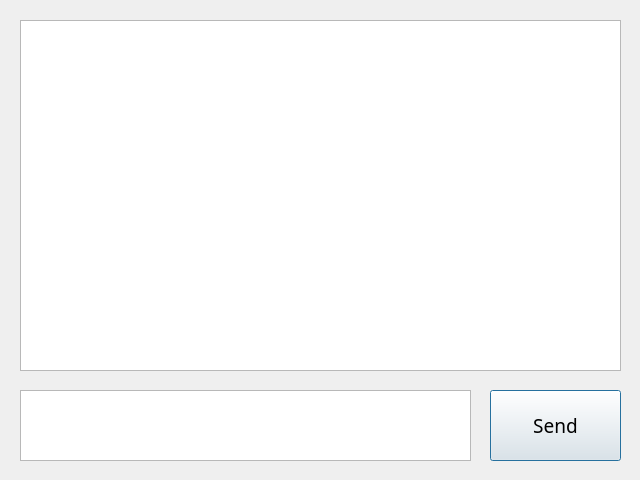
<?xml version="1.0" encoding="UTF-8"?>
<ui version="4.0">
 <class>ChatApp</class>
 <widget class="QDialog" name="ChatApp">
  <property name="geometry">
   <rect>
    <x>0</x>
    <y>0</y>
    <width>640</width>
    <height>480</height>
   </rect>
  </property>
  <property name="windowTitle">
   <string>ChatApp</string>
  </property>
  <widget class="QPushButton" name="sendButton">
   <property name="geometry">
    <rect>
     <x>490</x>
     <y>390</y>
     <width>131</width>
     <height>71</height>
    </rect>
   </property>
   <property name="font">
    <font>
     <family>Source Sans Pro</family>
     <pointsize>14</pointsize>
    </font>
   </property>
   <property name="text">
    <string>Send</string>
   </property>
  </widget>
  <widget class="QPlainTextEdit" name="messageEntryBox">
   <property name="geometry">
    <rect>
     <x>20</x>
     <y>390</y>
     <width>451</width>
     <height>71</height>
    </rect>
   </property>
  </widget>
  <widget class="QTextBrowser" name="textBrowser">
   <property name="geometry">
    <rect>
     <x>20</x>
     <y>20</y>
     <width>601</width>
     <height>351</height>
    </rect>
   </property>
  </widget>
 </widget>
 <resources/>
 <connections/>
</ui>
